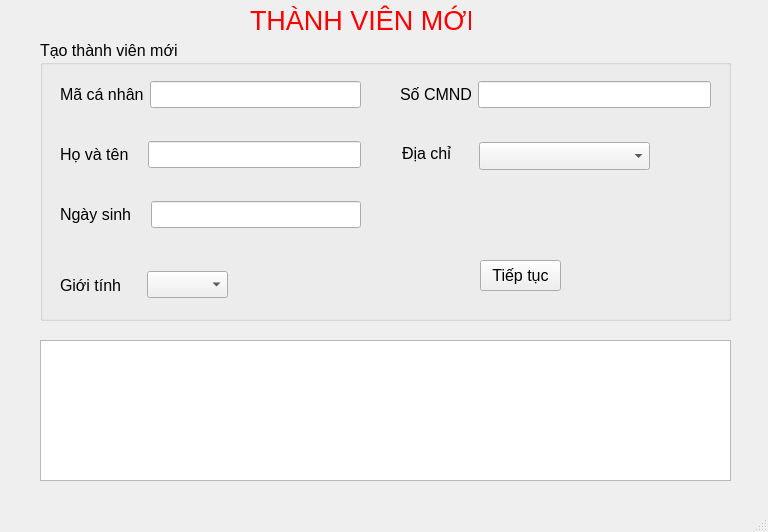
<?xml version="1.0" encoding="UTF-8"?>
<ui version="4.0">
 <class>family_complementaddnew</class>
 <widget class="QMainWindow" name="family_complementaddnew">
  <property name="geometry">
   <rect>
    <x>0</x>
    <y>0</y>
    <width>768</width>
    <height>532</height>
   </rect>
  </property>
  <property name="windowTitle">
   <string>MainWindow</string>
  </property>
  <widget class="QWidget" name="centralwidget">
   <widget class="QLabel" name="label">
    <property name="geometry">
     <rect>
      <x>250</x>
      <y>0</y>
      <width>221</width>
      <height>41</height>
     </rect>
    </property>
    <property name="text">
     <string>&lt;html&gt;&lt;head/&gt;&lt;body&gt;&lt;p&gt;&lt;span style=&quot; font-size:20pt; color:#ff0000;&quot;&gt;THÀNH VIÊN MỚI&lt;/span&gt;&lt;/p&gt;&lt;/body&gt;&lt;/html&gt;</string>
    </property>
   </widget>
   <widget class="QGroupBox" name="groupBox">
    <property name="geometry">
     <rect>
      <x>40</x>
      <y>40</y>
      <width>691</width>
      <height>281</height>
     </rect>
    </property>
    <property name="font">
     <font>
      <pointsize>12</pointsize>
     </font>
    </property>
    <property name="title">
     <string>Tạo thành viên mới</string>
    </property>
    <widget class="QLabel" name="label_dc">
     <property name="geometry">
      <rect>
       <x>362</x>
       <y>102</y>
       <width>71</width>
       <height>22</height>
      </rect>
     </property>
     <property name="text">
      <string>Địa chỉ      </string>
     </property>
    </widget>
    <widget class="QComboBox" name="comboBox_dc">
     <property name="geometry">
      <rect>
       <x>439</x>
       <y>102</y>
       <width>171</width>
       <height>28</height>
      </rect>
     </property>
    </widget>
    <widget class="QPushButton" name="pushButton">
     <property name="geometry">
      <rect>
       <x>440</x>
       <y>220</y>
       <width>81</width>
       <height>31</height>
      </rect>
     </property>
     <property name="text">
      <string>Tiếp tục</string>
     </property>
     <property name="icon">
      <iconset resource="resource.qrc">
       <normaloff>:/image_no_color/icon_no_color/control-forward.svg</normaloff>:/image_no_color/icon_no_color/control-forward.svg</iconset>
     </property>
    </widget>
    <widget class="QWidget" name="layoutWidget">
     <property name="geometry">
      <rect>
       <x>20</x>
       <y>40</y>
       <width>301</width>
       <height>29</height>
      </rect>
     </property>
     <layout class="QHBoxLayout" name="horizontalLayout">
      <item>
       <widget class="QLabel" name="label_2">
        <property name="text">
         <string>Mã cá nhân</string>
        </property>
       </widget>
      </item>
      <item>
       <widget class="QLineEdit" name="lineEdit_mcn"/>
      </item>
     </layout>
    </widget>
    <widget class="QWidget" name="layoutWidget_2">
     <property name="geometry">
      <rect>
       <x>20</x>
       <y>100</y>
       <width>301</width>
       <height>29</height>
      </rect>
     </property>
     <layout class="QHBoxLayout" name="horizontalLayout_2">
      <item>
       <widget class="QLabel" name="label_3">
        <property name="text">
         <string>Họ và tên   </string>
        </property>
       </widget>
      </item>
      <item>
       <widget class="QLineEdit" name="lineEdit_hvt"/>
      </item>
     </layout>
    </widget>
    <widget class="QWidget" name="layoutWidget_3">
     <property name="geometry">
      <rect>
       <x>20</x>
       <y>160</y>
       <width>301</width>
       <height>29</height>
      </rect>
     </property>
     <layout class="QHBoxLayout" name="horizontalLayout_3">
      <item>
       <widget class="QLabel" name="label_4">
        <property name="text">
         <string>Ngày sinh   </string>
        </property>
       </widget>
      </item>
      <item>
       <widget class="QLineEdit" name="lineEdit_ns"/>
      </item>
     </layout>
    </widget>
    <widget class="QWidget" name="layoutWidget_4">
     <property name="geometry">
      <rect>
       <x>20</x>
       <y>230</y>
       <width>168</width>
       <height>30</height>
      </rect>
     </property>
     <layout class="QHBoxLayout" name="horizontalLayout_4">
      <item>
       <widget class="QLabel" name="label_5">
        <property name="text">
         <string>Giới tính      </string>
        </property>
       </widget>
      </item>
      <item>
       <widget class="QComboBox" name="comboBox_gt"/>
      </item>
     </layout>
    </widget>
    <widget class="QWidget" name="layoutWidget_5">
     <property name="geometry">
      <rect>
       <x>360</x>
       <y>40</y>
       <width>311</width>
       <height>29</height>
      </rect>
     </property>
     <layout class="QHBoxLayout" name="horizontalLayout_5">
      <item>
       <widget class="QLabel" name="label_6">
        <property name="text">
         <string>Số CMND</string>
        </property>
       </widget>
      </item>
      <item>
       <widget class="QLineEdit" name="lineEdit_scmnd"/>
      </item>
     </layout>
    </widget>
   </widget>
   <widget class="QTableView" name="tableView_tvgd">
    <property name="geometry">
     <rect>
      <x>40</x>
      <y>340</y>
      <width>691</width>
      <height>141</height>
     </rect>
    </property>
   </widget>
  </widget>
  <widget class="QMenuBar" name="menubar">
   <property name="geometry">
    <rect>
     <x>0</x>
     <y>0</y>
     <width>768</width>
     <height>22</height>
    </rect>
   </property>
  </widget>
  <widget class="QStatusBar" name="statusbar"/>
 </widget>
 <resources>
  <include location="resource.qrc"/>
 </resources>
 <connections/>
</ui>
